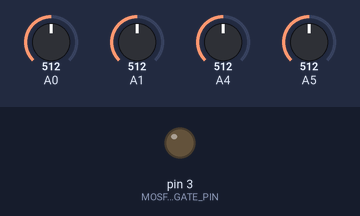
A sketch run on a simulated Arduino Uno, built with avr-gcc and run on an emulated ATmega328P. On the bench: output pins drawn as LEDs (lit = HIGH). The test bench sets the inputs (shaded band); at power-on: A0 = 512, A1 = 512, A4 = 512, A5 = 512. What the sketch prints to the serial monitor is not drawn.

Above: at 0.1 s.
At 8.2 s:
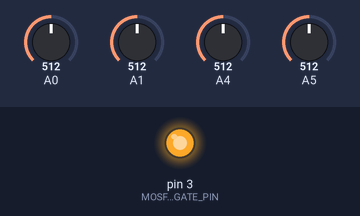
8.3 s: A0 set to 30
11.3 s: A1 set to 30
14.3 s: A4 set to 30
17.3 s: A5 set to 30
Timing chart, 0 to 33.4 s (numbered marks = the images above; inputs shaded):
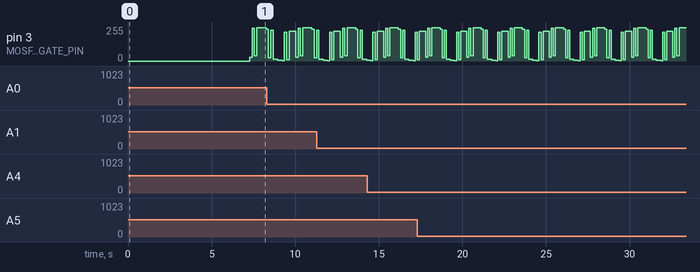

Measured:
- by itself, pin 3 (MOSFET_GATE_PIN): repeats every 2.5 s: 223/255 0.37 s, 30/255 0.12 s, 245/255 0.12 s, 38/255 0.12 s, 250/255 0.25 s, 248/255 0.25 s, 240/255 0.12 s, 24/255 0.12 s, 229/255 0.12 s, 13/255 0.25 s, 5/255 0.25 s, 3/255 0.12 s, 215/255 0.12 s, 8/255 0.12 s

The sketch:

enph459_buffer.ino
```cpp
// Must be the same value as in Python script
#define ARDUINO_BAUDRATE 115200

// Sample time in microseconds
#define SAMPLE_TIME_MICROS 1000

// Pin that controls the heating element MOSFET
#define MOSFET_GATE_PIN 3

// Number of seconds to wait after updating the fan duty cycle
#define FAN_ADJUST_TIME 3

// Constant array to hold the pins reading from the thermocouples
const int ANALOG_INS[] = {4, 5};
const int COMP_INS[] = {0, 1};

// Number of pins reading from thermocouples
const int NUM_ANALOG_INS = sizeof(ANALOG_INS) / sizeof(ANALOG_INS[0]);

// Global holding the status of the heater
int HEATER_DUTY_CYCLE = 0;
int HEATER_STATUS = 0;

// ---List of Python Commands---
// Start     - Start streaming data
// Stop      - Stop streaming data
// Set:fdc:w - Send a command to the controller to set the FDC to fdc. Arduino will wait w seconds for the fan to adjust.
// Exit      - Exit program
// Time:dt   - Send the sample time in microseconds dt

// Runs once at beginning
void setup() {
  // Initialization
  Serial.begin(ARDUINO_BAUDRATE);
  sendSampleTime();
  startTest();
}

// Loops forever
void loop() {
  float starting_freq_khz = 2.0f / 1000;
  unsigned long chirp_length_millis = 5000;
  float freq_khz_slope = (0.1f - starting_freq_khz) / (50000);

  //chirpSignal(starting_freq_khz, freq_khz_slope, chirp_length_millis);

//    int high_pulse = 150+random(50);
//    int low_pulse = 150+random(50);
//    turnHeaterOn();
//    streamData(high_pulse);
//    turnHeaterOff();
//    streamData(low_pulse);

  streamDataSin();
}

// Writes data read from the analog ports to the serial ports in format HEATER_STATUS, TC1, TC2, ..., COMP1, COMP2, ...\n
void streamData(unsigned long time_millis) {
  int num_samples = time_millis * 1000 / SAMPLE_TIME_MICROS;
  for (int ii = 0; ii < num_samples; ii++) {
    updateHeater();

    delayMicroseconds(SAMPLE_TIME_MICROS);
    Serial.print(HEATER_STATUS);
    Serial.print(",");
    for (int jj = 0; jj < NUM_ANALOG_INS; jj++) {
      Serial.print(analogRead(ANALOG_INS[jj]));
      Serial.print(",");
    }
    for (int jj = 0; jj < NUM_ANALOG_INS; jj++) {
      Serial.print(analogRead(COMP_INS[jj]));
      Serial.print(",");
    }
    Serial.print(analogRead(COMP_INS[NUM_ANALOG_INS - 1]));
    Serial.print("\n");
    Serial.flush();
  }
}

// Writes data read from the analog ports to the serial ports in format HEATER_STATUS, TC1, TC2, ..., COMP1, COMP2, ...\n
void streamDataSin() {
  int t = 0;
  while(true){
    int heaterStrength = Serial.read();
    heaterStrength = 255;
    HEATER_DUTY_CYCLE = (62*(3.0*sin(2.0*PI/800*t)/10.0 + 17.0*sin(20.0*PI/800*t)/10.0) + 127)*heaterStrength/255.0;
    analogWrite(MOSFET_GATE_PIN, HEATER_DUTY_CYCLE);
    delayMicroseconds(SAMPLE_TIME_MICROS);
    Serial.print(HEATER_DUTY_CYCLE);
    Serial.print(",");
    for (int jj = 0; jj < NUM_ANALOG_INS; jj++) {
      Serial.print(analogRead(ANALOG_INS[jj]));
      Serial.print(",");
    }
    for (int jj = 0; jj < NUM_ANALOG_INS; jj++) {
      Serial.print(analogRead(COMP_INS[jj]));
      Serial.print(",");
    }
    Serial.print(analogRead(COMP_INS[NUM_ANALOG_INS - 1]));
    Serial.print("\n");
    Serial.flush();
    t++;
  }
}

// Changes heater duty cycle if a command is sent from python.
void updateHeater() {
  int heaterStrength = Serial.read();

  if(heaterStrength > -1) {
    HEATER_DUTY_CYCLE = heaterStrength;
  }
  analogWrite(MOSFET_GATE_PIN, HEATER_DUTY_CYCLE * 0.5*(HEATER_STATUS + 1));
}

// Code for up chirp signal
void chirpSignal(float starting_freq_khz, float freq_khz_slope, unsigned long chirp_length_millis) {
  int time_millis = (int)(1.0 / starting_freq_khz);
  float freq_khz = starting_freq_khz;
  unsigned long start_time_millis = millis();
  while (millis() - start_time_millis < chirp_length_millis) {
    time_millis = (int)(1.0 / freq_khz);
    //freq_khz = exp(log(freq_khz)+time_millis * freq_khz_slope);
    //freq_khz = log(exp(freq_khz)+time_millis * freq_khz_slope);
    freq_khz += time_millis * freq_khz_slope;
    turnHeaterOn();
    streamData(time_millis);

    time_millis = (int)(1.0 / freq_khz);
    //freq_khz = exp(log(freq_khz)+time_millis * freq_khz_slope);
    //freq_khz = log(exp(freq_khz)+time_millis * freq_khz_slope);
    freq_khz += time_millis * freq_khz_slope;
    turnHeaterOff();
    streamData(time_millis);
  }
}

// Turns the heater on and sets the value of HEATER_STATUS to 1
void turnHeaterOn() {
  HEATER_STATUS = 1;
}

// Turns the heater off and sets the value of HEATER_STATUS to -1
void turnHeaterOff() {
  HEATER_STATUS = -1;
}
//---------------Python Commands Beneath Here---------------
// Called at the start of every test
void startTest() {
  delay(4000);
  Serial.flush();
  Serial.print("Start\n");
  turnHeaterOff();
  streamData(1000);
}

// Called at the end of every test
void stopTest() {
  streamData(4000);
  Serial.print("Stop\n");
}

// Called to tell Python to set the FDC on the controller to fdc
void setFDC(int fdc) {
  String s = (String)"Set:" + (String)fdc + (String)":" + (String)FAN_ADJUST_TIME + (String)"\n";
  Serial.print(s);
  // Wait for fan adjust time
  delay(FAN_ADJUST_TIME * 1000);
}

// Called to tell Python data collection is over, return 0
void exitProgram() {
  Serial.print("Exit\n");
}

// Called to tell Python to the sample time in microseconds
void sendSampleTime() {
  String s = (String)"Time:" + (String)SAMPLE_TIME_MICROS + (String)"\n";
  Serial.print(s);
}
```
